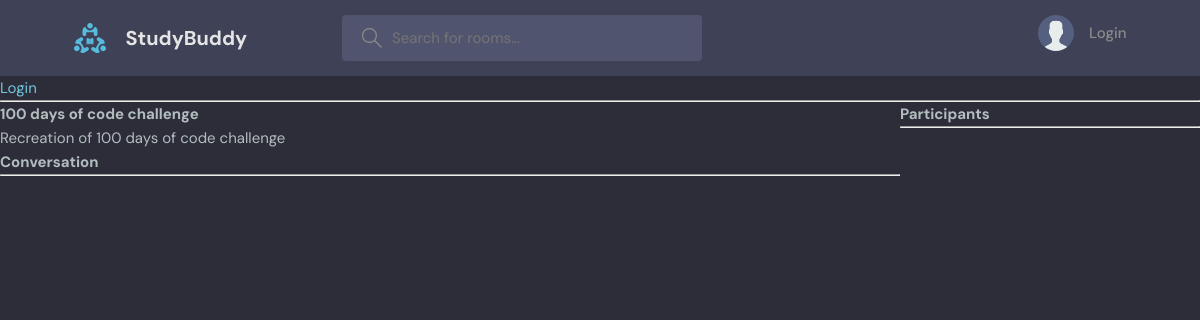
Before: /room/5/ with the older database file.
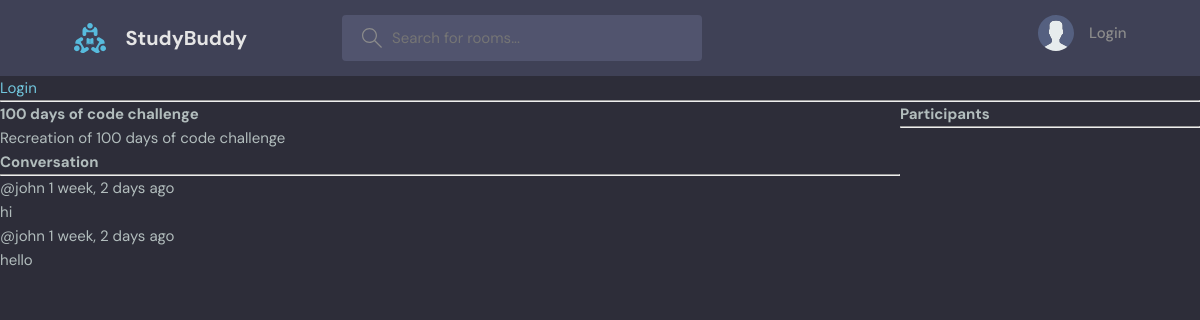
After: the same page with the newer database file.
### baseApp/models.py (models this page shows, shortened)
class Message(models.Model):
    user = models.ForeignKey( User, on_delete=models.CASCADE)
    room = models.ForeignKey(Room, on_delete=models.CASCADE)
    body = models.TextField()
    updated = models.DateTimeField(auto_now=True)
    created = models.DateTimeField(auto_now_add=True)
    class Meta:
        ordering = ['-updated', '-created'] #orders rooms by updated and created fields

### baseApp/views.py (the view, shortened to what this page needs)
# urls.py: path('room/<str:pk>/', views.room, name="room"), #<str:pk> dynamic URL routing, passing the ID into the URL
def room(request, pk):
    room = Room.objects.get(id=pk)
    room_messages = room.message_set.all().order_by('-created') #message_set.all grabs the set of messages related to this specific room
    participants = room.participants.all() #for many to many
    context = {'room':room, 'room_messages':room_messages, 'participants':participants}
    return render(request, 'baseApp/room.html', context)

### baseApp/templates/baseApp/room.html (shortened to what this page needs)
{% extends 'main.html' %}
{% block content %}
<div class="room-container">
    <div>
        <h1>{{room.name}}</h1>
        <p>{{room.description}}</p>
        <div class="comment-wrapper">
            <h3>Conversation</h3>
            <hr>
            {% for message in room_messages %}
                <div>
                    <small>@{{message.user}}  {{message.created|timesince}} ago</small>
                    <p>{{message.body}}</p>
                </div>
            {% endfor %}
        </div>
    </div>
    <div>
        <h3>Participants</h3>
        <hr>
    </div>
</div>
{% endblock content %}

Changed rows visible on the page:
added Message: user "john", created "1 week, 2 days", body "hi"
added Message: user "john", created "1 week, 2 days", body "hello"
